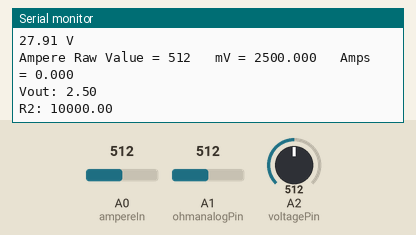
The sketch below on a simulated Arduino Uno, built with avr-gcc and run on an emulated ATmega328P. Parts: the last lines printed to the serial monitor. The test bench sets the inputs (shaded band); at power-on: A0 (ampereIn) = 512, A1 (ohmanalogPin) = 512, A2 (voltagePin) = 512.

Above: at 7.3 s.
7.4 s: A0 (ampereIn) set to 986
At 9.1 s:
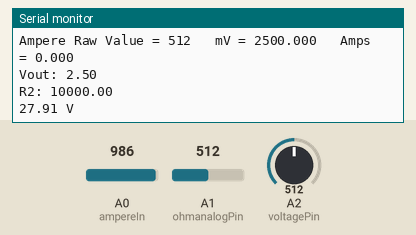
15.5 s: A0 (ampereIn) set to 1016
At 16.3 s:
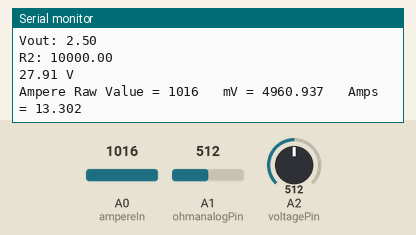
Timing chart, 0 to 18.5 s (numbered marks = the images above; inputs shaded):
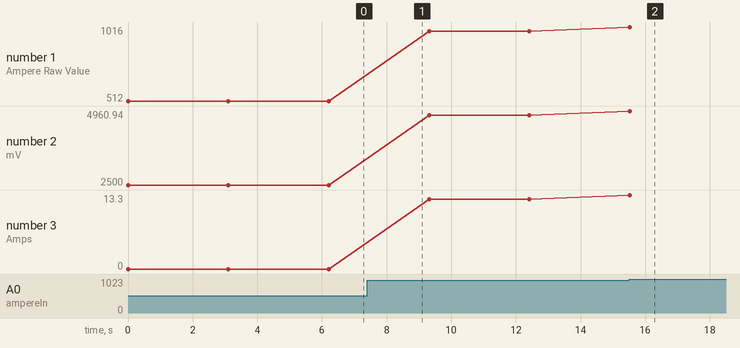

Measured:
- the behaviour switches between 999 and 1000 on A0 (ampereIn) (found by bisection; images 1 and 2)
- after the input at 15.5 s, the serial monitor: prints a new line at once (image 2)
- plotted number 1: 512 → 986 after the input at 7.4 s, 986 → 1016 after the input at 15.5 s
- plotted number 2: 2500 → 4814.45 after the input at 7.4 s, 4814.45 → 4960.94 after the input at 15.5 s
- plotted number 3: 0 → 12.51 after the input at 7.4 s, 12.51 → 13.3 after the input at 15.5 s

The sketch:

FyP_Fadhlan_Fuad_Hadif_Rev02_TEST.ino
```cpp
#include <SoftwareSerial.h>

SoftwareSerial BLSerial(10, 11); // RX, TX

//Current reading setup start
const int ampereIn = A0;
int mVperAmp = 185; // use 100 for 20A Module and 66 for 30A Module
int ampereRawValue= 0;
int ACSoffset = 2500;
double ampereVoltage = 0;
double Amps = 0;
//Current reading setup stop

//Ohm reading setup start
int ohmanalogPin = A1;
int ohmraw = 0;
int ohmVin = 5;
float ohmVout = 0;
float ohmR1 = 10000;
float ohmR2 = 0;
float buffer = 0;
//Ohm reading setup stop


//Voltage reading setup start
#define NUM_SAMPLES 10

int voltagePin = A2;
int voltageSum = 0;                    // sum of samples taken
unsigned char sample_count = 0; // current sample number
float voltage = 0.0;            // calculated voltage
//Voltage reading setup stop

void setup()
{
  Serial.begin(9600);
  BLSerial.begin(9600);
}

void loop()
{
  ampereRead();
  delay(1000);
  ohmRead();
  delay(1000);
  voltageRead();
  delay(1000);
}

void ampereRead()
{
  ampereRawValue = analogRead(ampereIn);
  ampereVoltage = (ampereRawValue / 1024.0) * 5000; // Gets you mV
  Amps = ((ampereVoltage - ACSoffset) / mVperAmp);

  Serial.print("Ampere Raw Value = " ); // shows pre-scaled value
  Serial.print(ampereRawValue);
  Serial.print("\t mV = "); // shows the voltage measured
  Serial.print(ampereVoltage,3); // the '3' after voltage allows you to display 3 digits after decimal point
  Serial.print("\t Amps = "); // shows the voltage measured
  Serial.println(Amps,3); // the '3' after voltage allows you to display 3 digits after decimal point
}
void ohmRead()
{
  ohmraw = analogRead(ohmanalogPin);

  if(ohmraw)
  {
    buffer = ohmraw * ohmVin;
    ohmVout = (buffer)/1024.0;
    buffer = (ohmVin/ohmVout) -1;
    ohmR2 = ohmR1 * buffer;
    Serial.print("Vout: ");
    Serial.println(ohmVout);
    Serial.print("R2: ");
    Serial.println(ohmR2);
  }
}

void voltageRead()
{
  // take a number of analog samples and add them up
    while (sample_count < NUM_SAMPLES) {
        voltageSum += analogRead(voltagePin);
        sample_count++;
        delay(10);
    }
    // calculate the voltage
    // use 5.0 for a 5.0V ADC reference voltage
    // 5.015V is the calibrated reference voltage
    voltage = ((float)voltageSum / (float)NUM_SAMPLES * 5.015) / 1024.0;
    // send voltage for display on Serial Monitor
    // voltage multiplied by 11 when using voltage divider that
    // divides by 11. 11.132 is the calibrated voltage divide
    // value
    Serial.print(voltage * 11.132);
    Serial.println (" V");
    sample_count = 0;
    voltageSum = 0;
}
```
